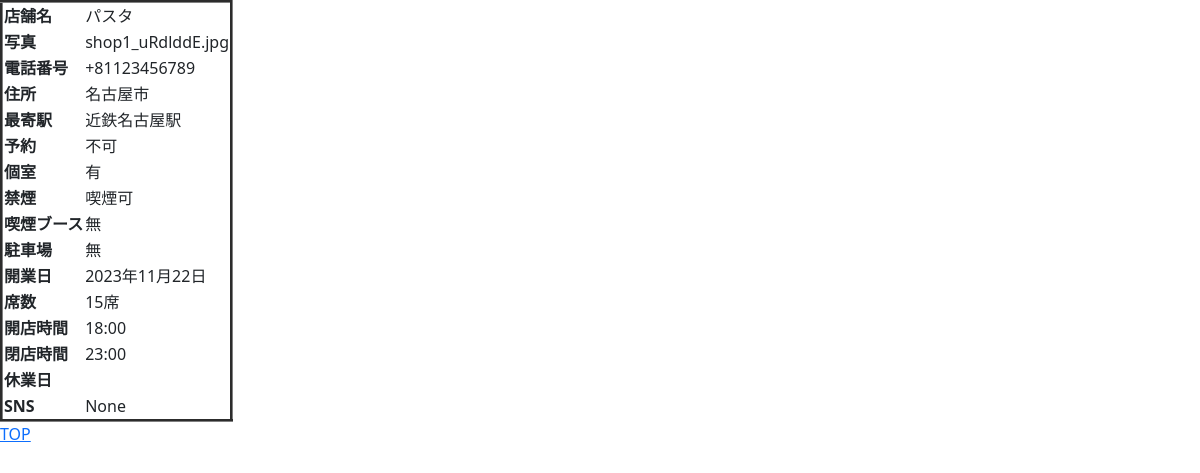
Screenshot of /nagoyameshi/detail/5 with the database file from the repository.
### nagoyameshi/models.py (models this page shows)
class Shop(models.Model):
    GENRE_CHOICES = [
        ('和食', '和食'),
        ('洋食', '洋食'),
        ('魚介', '魚介'),
        ('ピザ・パスタ', 'ピザ・パスタ'),
        ('カレー', 'カレー'),
    ]
    CONDITIONS = [
        ('ベジタリアン', 'ベジタリアン'),
        ('ビーガン', 'ビーガン'),
        ('日本酒', '日本酒'),
        ('個室', '個室'),
        ('座敷', '座敷'),
        ('掘りごたつ', '掘りごたつ'),
        ('食べ放題', '食べ放題'),
        ('飲み放題', '飲み放題'),
        ('駐車場', '駐車場'),
    ]
    name = models.CharField(verbose_name="店名", max_length=50)
    image = models.ImageField(verbose_name="写真", blank=True, null=True, default="mysite/static/nagoyameshi/images/noImage.png")
    phonenumber = PhoneNumberField(verbose_name="電話番号", region='JP')
    address = models.CharField(verbose_name="住所", max_length=100)
    access = models.CharField(verbose_name="アクセス", max_length=100)
    neareststation = models.CharField(verbose_name="最寄駅", max_length=50)
    shop_reservation = models.BooleanField(verbose_name="予約")
    privateroom = models.BooleanField(verbose_name="個室")
    nosmoking = models.BooleanField(verbose_name="禁煙")
    smokingbooth = models.BooleanField(verbose_name="喫煙ブース")
    parking = models.BooleanField(verbose_name="駐車場")
    condition = models.CharField(verbose_name="こだわり条件", blank=True, max_length=50, choices=CONDITIONS)
    openingdate = models.DateField(verbose_name="開業日")
    seats = models.PositiveIntegerField(verbose_name="席数")
    opening_time = models.TimeField(verbose_name="開店時間")
    closing_time = models.TimeField(verbose_name="閉店時間")
    day_of_week = models.IntegerField(verbose_name="店休日", choices=WEEKDAY_CHOICES)
    sns = models.URLField(max_length=100, blank=True, null=True)
    budget = models.PositiveIntegerField(verbose_name="予算(円)")
    genre = models.CharField(verbose_name="ジャンル", max_length=20, choices=GENRE_CHOICES)
    created_at = models.DateField(auto_now_add = True)
    updated_at = models.DateField(auto_now = True)
    '''
    def __str__(self):
        image_tag.short_description = 'Image'
    '''
    def __str__(self):
        return(self.name)

### nagoyameshi/views.py (the view)
# urls.py: path('detail/<int:pk>', ShopDetail.as_view(), name='detail'),
class ShopDetail(DetailView):
    model = Shop

### nagoyameshi/templates/nagoyameshi/shop_detail.html (shortened to what this page needs)
{% load static%}
<!doctype html>
<html lang="ja">
<head>
    <link href="https://cdn.jsdelivr.net/npm/bootstrap@5.3.0/dist/css/bootstrap.min.css" rel="stylesheet">
</head>
<body>
    <table border="3">
        <tr><th>店舗名</th><td>{{object.name}}</td></tr>
        <tr><th>写真</th><td>{{object.image}}</td></tr>
        <tr><th>電話番号</th><td>{{object.phonenumber}}</td></tr>
        <tr><th>住所</th><td>{{object.address}}</td></tr>
        <tr><th>最寄駅</th><td>{{object.neareststation}}</td></tr>
        <tr><th>予約</th><td>{% if object.shop_reservation == False %}不可{% endif %}
                             {% if object.shop_reservation == True %}可{% endif %} </td></tr>
        <tr><th>個室</th><td>{% if object.privateroom == False %}無{% endif %}
                             {% if object.privateroom == True %}有{% endif %} </td></tr></td></tr>
        <tr><th>禁煙</th><td>{% if object.nosmoking == False %}喫煙可{% endif %}
                             {% if object.nosmoking == True %}禁煙{% endif %} </td></tr></td></tr>
        <tr><th>喫煙ブース</th><td>{% if object.smokingbooth == False %}無{% endif %}
                                  {% if object.smokingbooth == True %}有{% endif %} </td></tr></td></tr>
        <tr><th>駐車場</th><td>{% if object.parking == False %}無{% endif %}
                               {% if object.parking == True %}有{% endif %} </td></tr></td></tr>
        <tr><th>開業日</th><td>{{object.openingdate}}</td></tr>
        <tr><th>席数</th><td>{{object.seats}}席</td></tr>
        <tr><th>開店時間</th><td>{{object.opening_time}}</td></tr>
        <tr><th>閉店時間</th><td>{{object.closing_time}}</td></tr>
        <tr><th>休業日</th><td>{{object.ay_of_week}}</td></tr>
        <tr><th>SNS</th><td>{{object.sns}}</td></tr>
    </table>
        <a href="{% url 'top' %}">TOP</a>
    </body>
</html>

### rows the page displays
Shop: name "パスタ", image "shop1_uRdlddE.jpg", phonenumber "+81123456789", address "名古屋市", neareststation "近鉄名古屋駅", openingdate "2023年11月22日", seats "15", opening_time "18:00", closing_time "23:00", sns "None"
